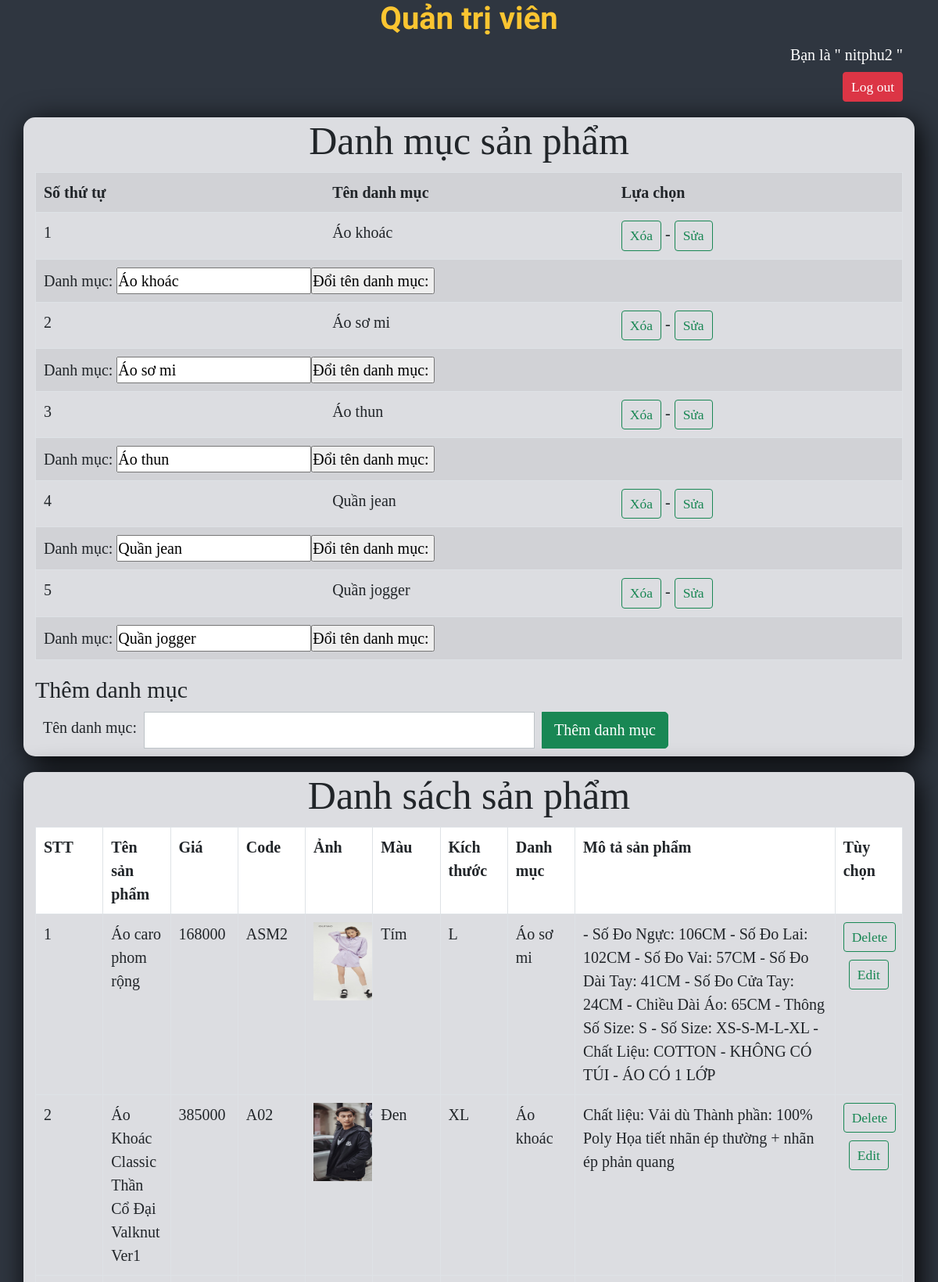
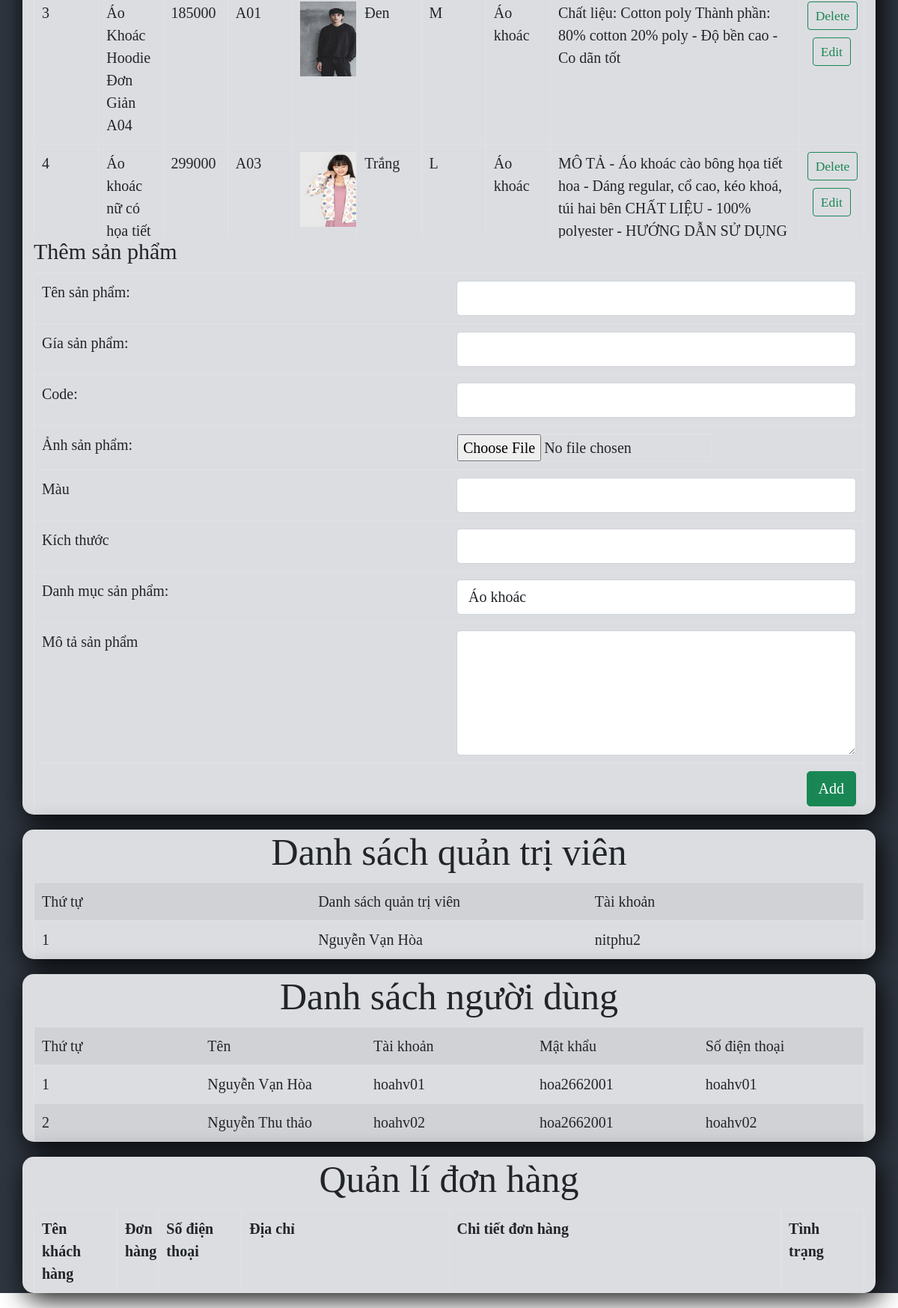
/Admin/index.php (signed in), run on the app's committed database (2 pictures, top to bottom).
### tables this page shows
CREATE TABLE `categories` (
  `id_cate` int(11) NOT NULL,
  `ten` varchar(256) NOT NULL,
  `thutu` int(11) NOT NULL
);

CREATE TABLE `sanpham` (
  `id` int(11) NOT NULL,
  `name` varchar(256) NOT NULL,
  `price` varchar(100) NOT NULL,
  `code` varchar(100) NOT NULL,
  `image` varchar(200) NOT NULL,
  `color` varchar(100) NOT NULL,
  `size` varchar(10) NOT NULL,
  `id_danhmuc` int(11) NOT NULL,
  `description` text NOT NULL
);

CREATE TABLE `admin_acc` (
  `id_admin` int(11) NOT NULL,
  `name_admin` varchar(200) NOT NULL,
  `user` varchar(200) NOT NULL,
  `password` varchar(100) NOT NULL,
  `status` int(11) NOT NULL
);

CREATE TABLE `ds_dangki` (
  `id_dk` int(11) NOT NULL,
  `ten_user` varchar(200) NOT NULL,
  `user_dk` varchar(100) NOT NULL,
  `password_dk` varchar(100) NOT NULL,
  `phone_dk` int(11) NOT NULL,
  `address_dk` varchar(300) NOT NULL
);

### Admin/quanlisanpham/categories.php (the view)
<?php
    $danhmuc_SP= "SELECT * FROM sanpham,categories WHERE sanpham.id_danhmuc=categories.id_cate ORDER BY name ASC";
    $lietke_SP= mysqli_query($mysqli,$danhmuc_SP);
?>
<h1>Danh sách sản phẩm</h1>
<div style="min-height:220px;max-height:900px; overflow:auto; position:relative;">
<table border="1" width="900px" class="table table-bordered table-hover" style="position:relative">
    <tr style="position:sticky; top:0; background:white">
        <th>STT</th>
        <th>Tên sản phẩm</th>
        <th>Giá</th>
        <th>Code</th>
        <th>Ảnh</th>
        <th>Màu</th>
        <th>Kích thước</th>
        <th>Danh mục</th>
        <th style="width:30%">Mô tả sản phẩm</th>
        <th>Tùy chọn</th>
    </tr>
    <?php
        $index=0;
        while ($row = mysqli_fetch_array($lietke_SP)){
        $index++;
    ?>
        <tr >
            <td><?php echo($index)?></td>
            <td><?php echo($row['name']) ?></td>
            <td><?php echo($row['price']) ?></td>
            <td><?php echo($row['code']) ?></td>
            <td><img src="../IMAGE_PRODUCT/<?php echo($row['image'])?>" alt="Can't load img" width="100px" height="100px"></td>
            <td><?php echo($row['color']) ?></td>
            <td><?php echo($row['size']) ?></td>
            <td><?php echo($row['ten'])?></td>
            <td><?php echo($row['description']) ?></td>
            <td style="text-align:center;">
                <a href="quanlisanpham/xuli.php?ID=<?php echo($row['id']) ?>" style="text-decoration:none; margin-bottom:10px;" class="btn btn-outline-success btn-sm">Delete</a>
                <a href="quanlisanpham/sua.php?ID=<?php echo($row['id']) ?>" style="text-decoration:none;"  class="btn btn-outline-success btn-sm">Edit</a>
            </td>
        </tr>
    <?php
        }
    ?>
</table>
</div>

### Admin/danhmucsanpham/categories.php (shortened to what this page needs)
<?php
    $danhmuc= "SELECT * FROM categories ORDER BY ten ASC";
    $lietke= mysqli_query($mysqli,$danhmuc);
?>
<h1>Danh mục sản phẩm</h1>
<table border="1" width="900px" class="table table-striped">
    <tr>
        <th>Số thứ tự</th>
        <th>Tên danh mục</th>
        <th>Lựa chọn</th>
    </tr>
    <?php
        $index=0;
        while ($row = mysqli_fetch_array($lietke)){
        $index++;
    ?>
        <tr>
            <td><?php echo($index)?></td>
            <td><?php echo($row['ten']) ?></td>
            <td><a href="danhmucsanpham/xuli.php?ID=<?php echo($row['id_cate']) ?>" class="btn btn-outline-success btn-sm">Xóa</a> -
                <a class="btn btn-outline-success btn-sm btn_sua">Sửa</a></td>
        </tr>
        <tr class="form_sua_dm" >
            <td colspan="3">
                    <table>
                        <form action="danhmucsanpham/EDIT.php?ID=<?php echo $row['id_cate'] ?>" method="POST">
                                <tr>
                                    <td>Danh mục: <input type="text" plachehoder="Edit...." name="suaten" value="<?php echo($row['ten']) ?>"></td>
                                    <td><input type="submit" value="Đổi tên danh mục: " name="suadanhmuc"></td>
                                </tr>
                        </form>
                    </table>
            </td>
        </tr>
    <?php
        }
    ?>
</table>

### Admin/quanlitaikhoan_ad/taikhoan_ad.php
<table border="1" class="table table-striped table-hover">
    <tr>
        <td>Thứ tự</td>
        <td>Danh sách quản trị viên</td>
        <td>Tài khoản</td>
    </tr>
    <?php
        $sql="SELECT * FROM admin_acc ORDER BY id_admin ASC LIMIT 10";
        $query= mysqli_query($mysqli, $sql);
        $i=0;
        while($dong_admin = mysqli_fetch_array($query)){
            $i++;
    ?>
    <tr>
        <td>
            <?php
                echo $i;
            ?>
        </td>
        <td>
            <?php
                echo $dong_admin['name_admin'];
            ?>
        </td>
        <td>
            <?php
                echo $dong_admin['user'];
            ?>
        </td>
    </tr>
    <?php
        }
    ?>
</table>

### Admin/quanlitaikhoan_user/taikhoan_user.php
<table border="1" class="table table-striped table-hover">
    <tr>
        <td>Thứ tự</td>
        <td>Tên</td>
        <td>Tài khoản</td>
        <td>Mật khẩu</td>
        <td>Số điện thoại</td>
    </tr>
    <?php
        $sql="SELECT * FROM ds_dangki ORDER BY id_dk ASC";
        $query= mysqli_query($mysqli, $sql);
        $i=0;
        while($dong_user = mysqli_fetch_array($query)){
            $i++;
    ?>
    <tr>
        <td>
            <?php
                echo $i;
            ?>
        </td>
        <td>
            <?php
                echo $dong_user['ten_user'];
            ?>
        </td>
        <td>
            <?php
                echo $dong_user['user_dk'];
            ?>
        </td>
        <td>
            <?php
                echo $dong_user['password_dk'];
            ?>
        </td>
        <td>
            <?php
                echo $dong_user['user_dk'];
            ?>
        </td>
    </tr>
    <?php
        }
    ?>
</table>

### CSS/admin-css.css (style rules this page uses)
* { margin:0; padding:0; font-family: 'Times New Roman', Times, serif; font-size: 20px; text-decoration: none; }
table { table-layout:fixed; }
th, td { overflow: hidden; }
h1 { font-size: 40px; text-align: center; }

### data on the page
categories: ten "Áo khoác", suaten "Áo khoác"
categories: ten "Áo sơ mi", suaten "Áo sơ mi"
categories: ten "Áo thun", suaten "Áo thun"
categories: ten "Quần jean", suaten "Quần jean"
categories: ten "Quần jogger", suaten "Quần jogger"
sanpham: name "Áo caro phom rộng", price "168000", code "ASM2", image (picture), color "Tím", size "L", categories.ten "Áo sơ mi", description "- Số Đo Ngực: 106CM - Số Đo Lai: 102CM - Số Đo Vai: 57CM - Số Đo Dài Tay: 41CM - Số Đo Cửa Tay: 24CM - Chiều Dài Áo: 65CM - Thông Số Size: S - Số Size: XS-S-M-L-XL - Chất Liệu: COTTON - KHÔNG CÓ TÚI - ÁO CÓ 1 LỚP"
sanpham: name "Áo Khoác Classic Thần Cổ Đại Valknut Ver1", price "385000", code "A02", image (picture), color "Đen", size "XL", categories.ten "Áo khoác", description "Chất liệu: Vải dù Thành phần: 100% Poly Họa tiết nhãn ép thường + nhãn ép phản quang"
sanpham: name "Áo Khoác Hoodie Đơn Giản A04", price "185000", code "A01", image (picture), color "Đen", size "M", categories.ten "Áo khoác", description "Chất liệu: Cotton poly Thành phần: 80% cotton 20% poly - Độ bền cao - Co dãn tốt"
sanpham: name "Áo khoác nữ có họa tiết…", price "299000", code "A03", image (picture), color "Trắng", size "L", categories.ten "Áo khoác", description "MÔ TẢ - Áo khoác cào bông họa tiết hoa - Dáng regular, cổ cao, kéo khoá, túi hai bên CHẤT LIỆU - 100% polyester - HƯỚNG DẪN SỬ DỤNG…"
admin_acc: name_admin "Nguyễn Vạn Hòa", user "nitphu2"
ds_dangki: ten_user "Nguyễn Vạn Hòa", user_dk "hoahv01", password_dk "hoa2662001"
ds_dangki: ten_user "Nguyễn Thu thảo", user_dk "hoahv02", password_dk "hoa2662001"

### other printed values
$_SESSION['taikhoan_admin'] "nitphu2"
form field iddanhmuc "Áo khoác"
